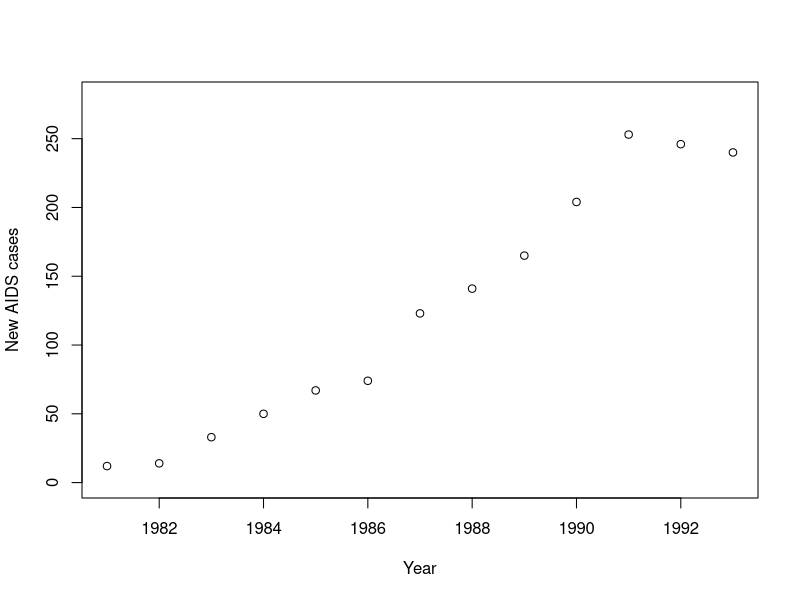
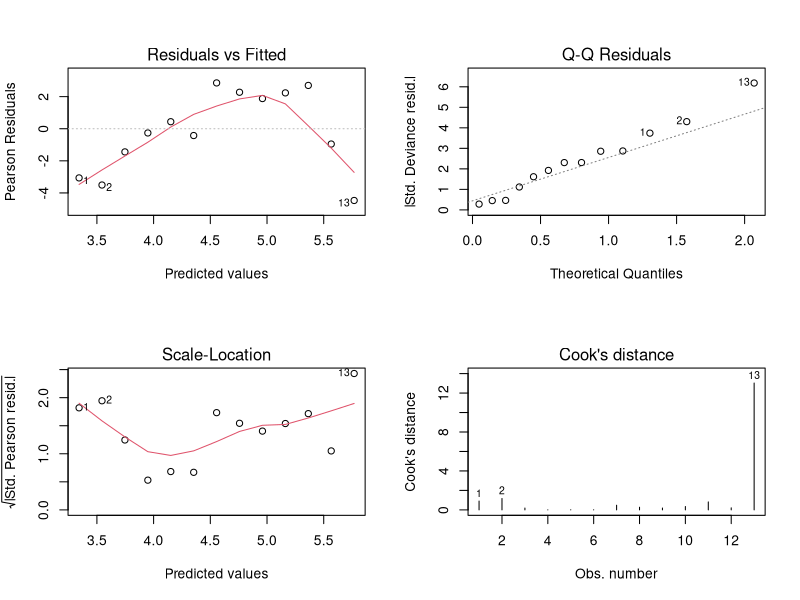
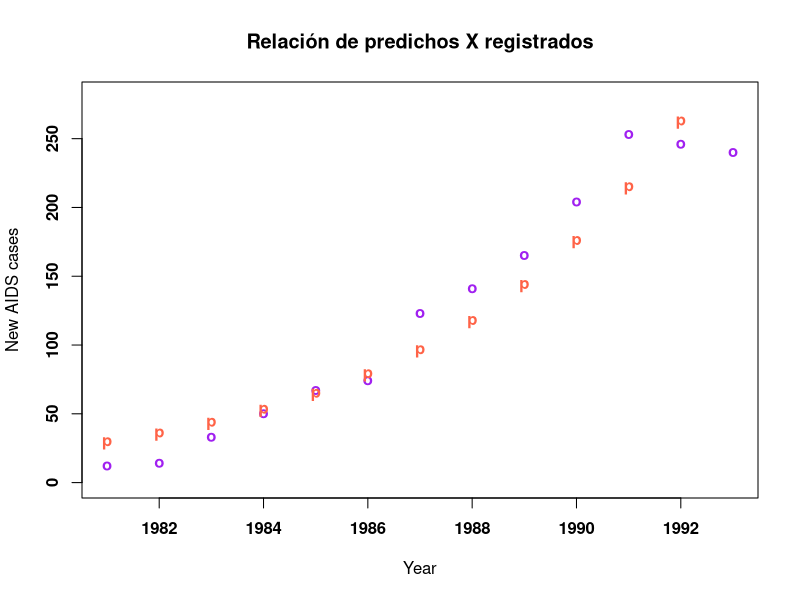
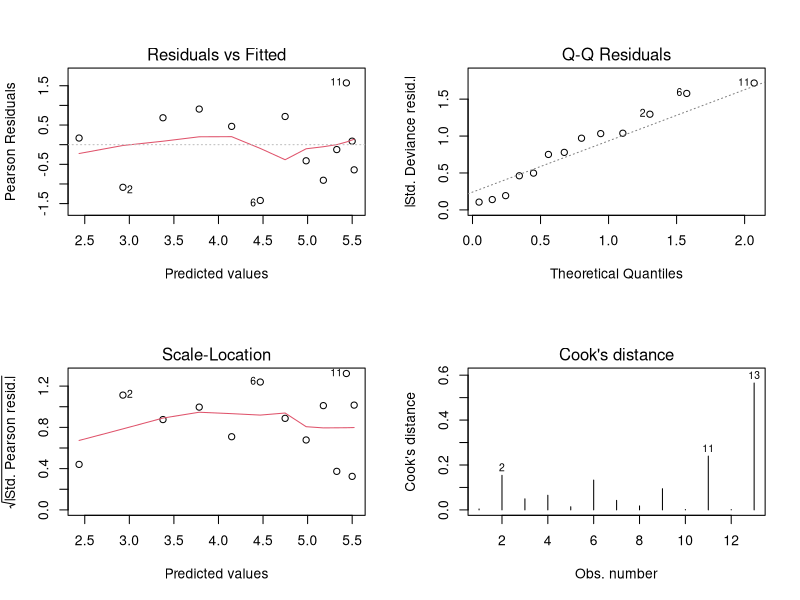
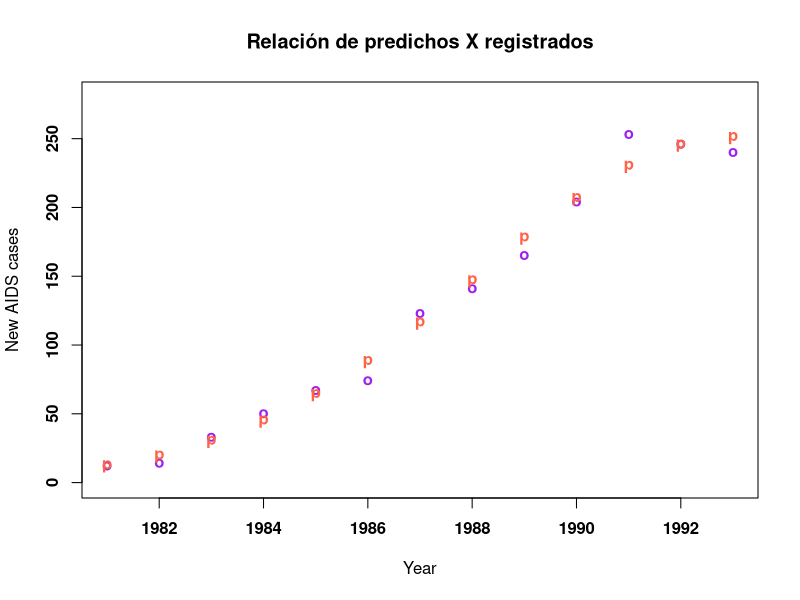
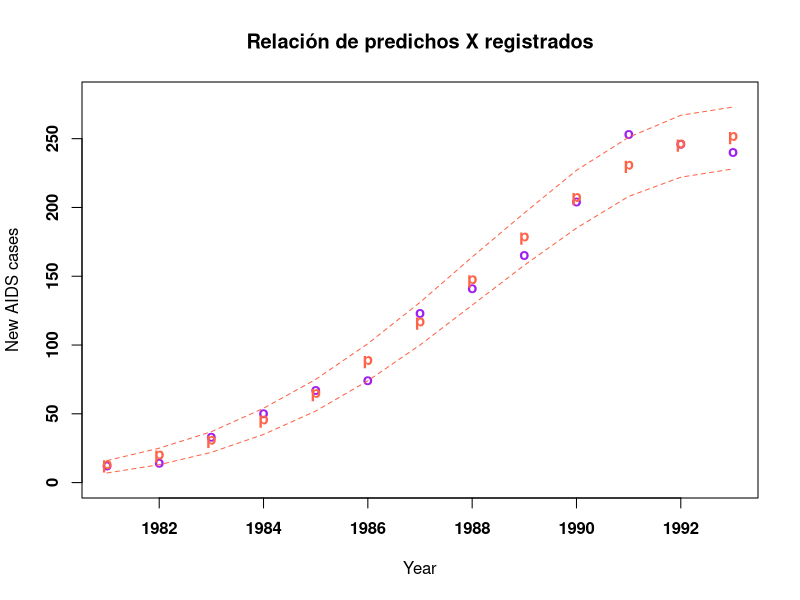

These figures' R source, in order:
# El siguiente ejemplo considera el número de casos nuevos de SIDA
# en Bélgica (datos de los 80’s).
# Supondremos que es razonable considerar el modelo Poisson
# (Ver libro Wood, S.N. (2006) Generalized Additive Models).

y<- c(12,14,33,50,67,74,123,141,165,204,253,246,240)
t<-1:13

x11()
plot(t+1980,y,xlab="Year",ylab="New AIDS cases",ylim=c(0,280))

m0 = glm(y~t,poisson)
m0

#Call:  glm(formula = y ~ t, family = poisson)

#Coefficients:
# (Intercept)            t  
#      3.1406       0.2021  

#Degrees of Freedom: 12 Total (i.e. Null);  11 Residual
#Null Deviance:	     872.2 
#Residual Deviance: 80.69 	AIC: 166.4

x11()
par(mfrow=c(2,2))
plot(m0, which = 1:4)

x11()
plot(t+1980, y, xlab="Year", ylab="New AIDS cases", ylim=c(0,280),
     pch="o", font=2,
     main="Relación de predichos X registrados",
     col="purple")
points(t+1980, m0$fitted, pch="p", col="tomato", font=2)

#Puede servir agregar un término cuadrático en t, para obtener
m1 <- glm(y~t+I(t^2),poisson)
summary(m1)

x11()
par(mfrow=c(2,2))
plot(m1, which = 1:4)

#Para decidir con cuál de los dos modelos elegir, se puede hacer un anova
anova(m0,m1,test="Chisq")

#Analysis of Deviance Table
#Model 1: y ~ t
#Model 2: y ~ t + I(t^2)
#Resid. Df Resid. Dev Df Deviance  Pr(>Chi)    
#1        11     80.686                          
#2        10      9.240  1   71.446 < 2.2e-16 ***
#---
#Signif. codes:  
#0 ‘***’ 0.001 ‘**’ 0.01 ‘*’ 0.05 ‘.’ 0.1 ‘ ’ 1

x11()
plot(t+1980, y, xlab="Year", ylab="New AIDS cases", ylim=c(0,280),
     pch="o", font=2,
     main="Relación de predichos X registrados",
     col="purple")
points(t+1980, m1$fitted, pch="p", col="tomato", font=2)

alpha=0.15
int1 <- qpois(alpha/2, m1$fitted)
int2 <- qpois(1-alpha/2, m1$fitted)

x11()
plot(t+1980, y, xlab="Year", ylab="New AIDS cases", ylim=c(0,280),
     pch="o", font=2,
     main="Relación de predichos X registrados",
     col="purple")
points(t+1980, m1$fitted, pch="p", col="tomato", font=2)
lines(t+1980, int1, lty=2, col="tomato")
lines(t+1980, int2, lty=2, col="tomato")
